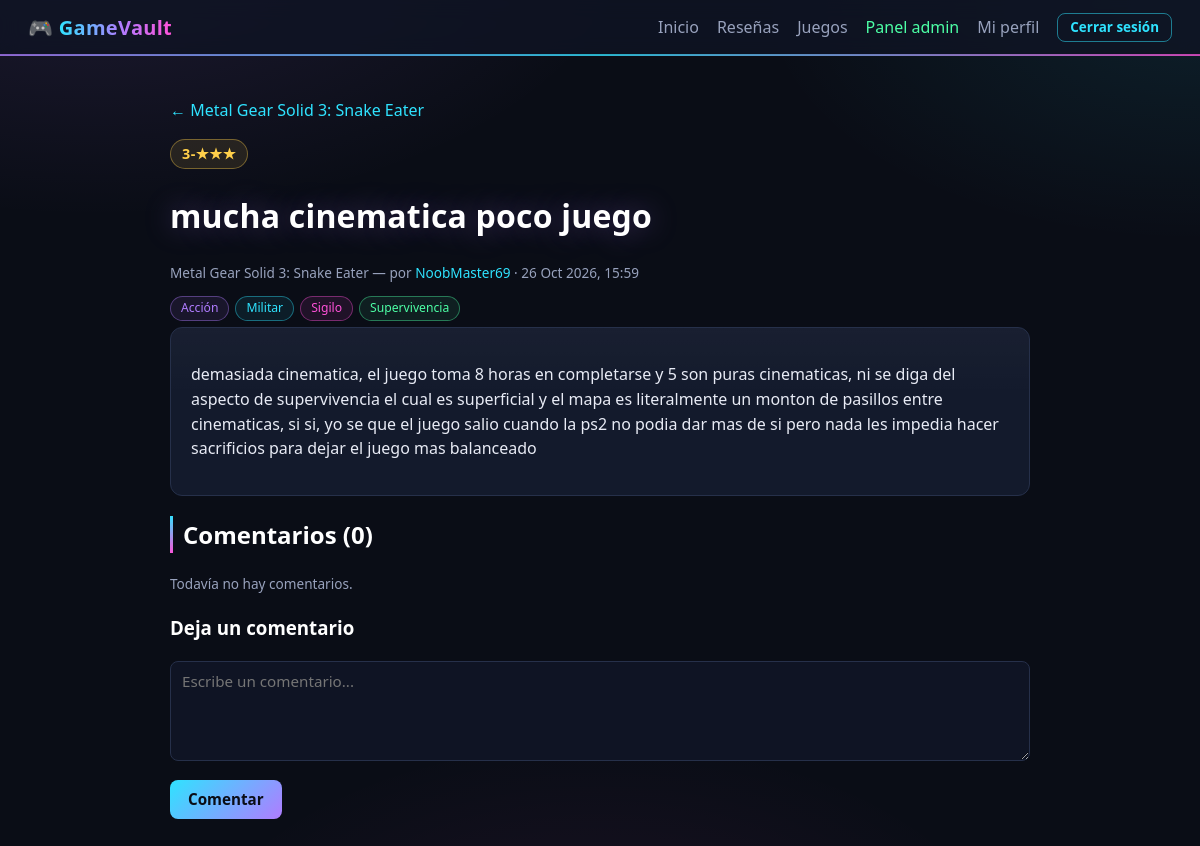
Page /resenas/12/ (signed in) on the committed database.
### resenas/models.py (models this page shows, shortened)
class Resena(models.Model):
    juego = models.ForeignKey(Juego, on_delete=models.CASCADE, related_name='resenas')
    autor = models.ForeignKey(settings.AUTH_USER_MODEL, on_delete=models.CASCADE, related_name='resenas')
    titulo = models.TextField('título')  # sin límite de caracteres
    contenido = models.TextField()
    puntuacion = models.PositiveSmallIntegerField(
        'puntuación',
        validators=[MinValueValidator(1), MaxValueValidator(5)],
        help_text='Calificación de 1 a 5 estrellas.',
    )
    fecha_creacion = models.DateTimeField(auto_now_add=True)
    fecha_actualizacion = models.DateTimeField(auto_now=True)
    class Meta:
        ordering = ['-fecha_creacion']

class Juego(models.Model):
    class ClasificacionEdad(models.TextChoices):
        SIN_CLASIFICAR = 'SC', 'Sin clasificar'
        E = 'E', 'E - Para todo público'
        E10 = 'E10+', 'E10+ - Mayores de 10 años'
        T = 'T', 'T - Adolescentes'
        M = 'M', 'M - Maduro (17+)'
        AO = 'AO', 'AO - Solo adultos (18+)'
    titulo = models.CharField('título', max_length=150, unique=True)
    descripcion = models.TextField('descripción')
    anio_lanzamiento = models.PositiveSmallIntegerField(
        'año de lanzamiento',
        validators=[MinValueValidator(1950), MaxValueValidator(2100)],
    )
    plataformas = models.ManyToManyField(Plataforma, related_name='juegos')
    portada = models.FileField(
        'portada', upload_to='portadas/', max_length=255, blank=True,
        validators=[FileExtensionValidator(['jpg', 'jpeg', 'png', 'webp', 'gif'])],
        help_text='Imagen JPG, PNG, WEBP o GIF (recomendado vertical 3:4, por ejemplo 600x800 px).',
    )
    generos = models.ManyToManyField(Genero, blank=True, related_name='juegos')
    clasificacion_edad = models.CharField(
        'clasificación por edad',
        max_length=5,
        choices=ClasificacionEdad.choices,
        default=ClasificacionEdad.SIN_CLASIFICAR,
    )
    prohibido = models.BooleanField(
        default=False,
        help_text='Si está marcado, el juego se oculta del sistema de reseñas.',
    )
    fecha_creacion = models.DateTimeField(auto_now_add=True)
    class Meta:
        ordering = ['titulo']

class Genero(models.Model):
    nombre = models.CharField(max_length=40, unique=True)
    class Meta:
        ordering = ['nombre']
        verbose_name = 'género'
        verbose_name_plural = 'géneros'

### resenas/views.py (the view)
# urls.py: path('resenas/<int:pk>/', views.detalle_resena, name='detalle_resena'),
@login_required
def detalle_resena(request, pk):
    resena = get_object_or_404(
        Resena.objects.select_related('juego', 'autor'), pk=pk, juego__prohibido=False
    )
    if request.method == 'POST':
        form = ComentarioForm(request.POST)
        if form.is_valid():
            comentario = form.save(commit=False)
            comentario.resena = resena
            comentario.autor = request.user
            comentario.save()
            messages.success(request, 'Tu comentario se publicó correctamente.')
            return redirect('resenas:detalle_resena', pk=resena.pk)
    else:
        form = ComentarioForm()
    return render(request, 'resenas/detalle_resena.html', {
        'resena': resena,
        'comentarios': resena.comentarios.select_related('autor'),
        'form': form,
    })

### resenas/forms.py
class ComentarioForm(forms.ModelForm):
    class Meta:
        model = Comentario
        fields = ['contenido']
        widgets = {
            'contenido': forms.Textarea(attrs={'rows': 4, 'placeholder': 'Escribe un comentario...'}),
        }
        labels = {'contenido': ''}

### resenas/templatetags/resenas_extras.py (called while the page is built)
def _n(valor):
    return max(0, min(5, int(round(valor))))

@register.filter
def puntaje(valor):
    if valor is None:
        return ''
    n = _n(valor)
    return f'{n}-' + '★' * n

@register.filter
def clase_puntuacion(valor):
    if valor is None:
        return ''
    if valor >= 4:
        return 'alta'
    if valor >= 3:
        return 'media'
    return 'baja'

### resenas/templates/resenas/detalle_resena.html (shortened to what this page needs)
{% extends 'resenas/base.html' %}
{% load resenas_extras %}
{% block contenido %}
    <p><a href="{% url 'resenas:detalle_juego' resena.juego.pk %}">&larr; {{ resena.juego.titulo }}</a></p>
    <span class="puntuacion {{ resena.puntuacion|clase_puntuacion }}">{{ resena.puntuacion|puntaje }}</span>
    <h1>{{ resena.titulo }}</h1>
    <p class="meta">{{ resena.juego.titulo }} — por <a href="{% url 'resenas:perfil' resena.autor.username %}">{{ resena.autor.username }}</a> · {{ resena.fecha_creacion|date:"d M Y, H:i" }}</p>
    <div class="tags">
        {% for genero in resena.juego.generos.all %}<span class="tag">{{ genero.nombre }}</span>{% endfor %}
    </div>
    <div class="tarjeta{% if resena.autor.is_staff %} experta{% endif %}">
        <p style="white-space: pre-line;">{{ resena.contenido }}</p>
    </div>
    <h2>Comentarios ({{ comentarios|length }})</h2>
    {% for comentario in comentarios %}
        <div class="tarjeta">
            {% if comentario.censurado %}
                <p class="comentario-censurado">Este comentario fue censurado por un administrador.</p>
            {% else %}
                <p>{{ comentario.contenido|linebreaksbr }}</p>
            {% endif %}
            <p class="meta"><a href="{% url 'resenas:perfil' comentario.autor.username %}">{{ comentario.autor.username }}</a> · {{ comentario.fecha_creacion|date:"d M Y, H:i" }}</p>
        </div>
    {% empty %}
        <p class="meta">Todavía no hay comentarios.</p>
    {% endfor %}
    <h3>Deja un comentario</h3>
    <form method="post">
        {{ form.as_p }}
        <button type="submit">Comentar</button>
    </form>
{% endblock %}

### resenas/templates/resenas/base.html (style rules this page uses)
:root { --fondo: #0a0d16; --fondo2: #0f1424; --panel: #131a2c; --panel2: #1a2238; --borde: #26304a; --texto: #e8ebf5; --suave: #98a2bd; --cian: #2fe3ff; --cian-rgb: 47, 227, 255; --violeta: #b07cff; --violeta-rgb: 176, 124, 255; --magenta: #ff52d9; --magenta-rgb: 255, 82, 217; --lima: #4dffa6; --lima-rgb: 77, 255, 166; --ambar: #ffcf4a; --ambar-rgb: 255, 207, 74; --naranja: #ff8f45; --naranja-rgb: 255, 143, 69; --azul: #5b8cff; --azul-rgb: 91, 140, 255; --rojo: #ff5d7a; --rojo-rgb: 255, 93, 122; }
* { box-sizing: border-box; }
body { margin: 0; min-height: 100vh; color: var(--texto); font-family: 'Segoe UI', system-ui, Arial, sans-serif; line-height: 1.55; background: radial-gradient(900px 480px at 8% -8%, rgba(var(--violeta-rgb), 0.13), transparent 60%), radial-gradient(800px 440px at 100% 0%, rgba(var(--cian-rgb), 0.09), transparent 55%), radial-gradient(700px 400px at 50% 110%, rgba(var(--magenta-rgb), 0.07), transparent 60%), var(--fondo); background-attachment: fixed; }
main, .tarjeta, h1, h2, h3, p, li { overflow-wrap: anywhere; }
a { color: var(--cian); text-decoration: none; transition: color .15s, text-shadow .15s; }
h1, h2, h3 { color: #fff; }
h1 { letter-spacing: .2px; text-shadow: 0 0 28px rgba(var(--violeta-rgb), 0.35); }
h2 { padding-left: 10px; border-left: 3px solid; border-image: linear-gradient(var(--cian), var(--magenta)) 1; }
.tarjeta { background: linear-gradient(180deg, rgba(255, 255, 255, 0.025), transparent 40%), var(--panel); border: 1px solid var(--borde); border-radius: 12px; padding: 18px 20px; margin-bottom: 16px; transition: border-color .2s, box-shadow .2s, transform .2s; }
.tags { display: flex; gap: 6px; flex-wrap: wrap; margin: 6px 0; }
.tag { font-size: .76rem; padding: 2px 10px; border-radius: 999px; border: 1px solid; }
.tag:nth-child(6n+1) { color: var(--violeta); border-color: rgba(var(--violeta-rgb), 0.4); background: rgba(var(--violeta-rgb), 0.09); }
.tag:nth-child(6n+2) { color: var(--cian); border-color: rgba(var(--cian-rgb), 0.4); background: rgba(var(--cian-rgb), 0.08); }
.tag:nth-child(6n+3) { color: var(--magenta); border-color: rgba(var(--magenta-rgb), 0.4); background: rgba(var(--magenta-rgb), 0.09); }
.tag:nth-child(6n+4) { color: var(--lima); border-color: rgba(var(--lima-rgb), 0.4); background: rgba(var(--lima-rgb), 0.08); }
.puntuacion { display: inline-block; font-weight: 700; font-size: .9rem; letter-spacing: .5px; padding: 3px 11px; border-radius: 999px; border: 1px solid; }
.puntuacion.media { color: var(--ambar); border-color: rgba(var(--ambar-rgb), 0.38); background: rgba(var(--ambar-rgb), 0.10); }
.meta { color: var(--suave); font-size: .85rem; }
button, input[type="submit"], .btn { display: inline-block; font: inherit; font-size: .95rem; font-weight: 600; line-height: 1.4; color: #0a0d16; border: 0; padding: 9px 18px; border-radius: 8px; cursor: pointer; background: linear-gradient(135deg, var(--cian), var(--violeta)); transition: box-shadow .2s, filter .2s, transform .1s; }
form p { margin: 12px 0; }
input, textarea, select { width: 100%; padding: 9px 11px; font-family: inherit; font-size: .95rem; color: var(--texto); background: var(--fondo2); border: 1px solid var(--borde); border-radius: 8px; transition: border-color .15s, box-shadow .15s; }
textarea { resize: vertical; }

### rows in the picture
Resena: juego.titulo "Metal Gear Solid 3: Snake Eater", puntuacion|puntaje "3-★★★", titulo "mucha cinematica poco juego", autor.username "NoobMaster69", fecha_creacion "26 Oct 2026, 15:59", contenido "demasiada cinematica, el juego toma 8 horas en completarse y 5 son puras cinematicas, ni se diga del aspecto de supervivencia el cual es superficial y el mapa es literalmente un monton de pasillos entre cinematicas, si si, yo se que el juego salio cuando la ps2 no podia dar mas de si pero nada les impedia hacer sacrificios para dejar el juego mas balanceado"
Genero: nombre "Acción"
Genero: nombre "Militar"
Genero: nombre "Sigilo"
Genero: nombre "Supervivencia"

### other values in the picture
{{ comentarios|length }} "0"
